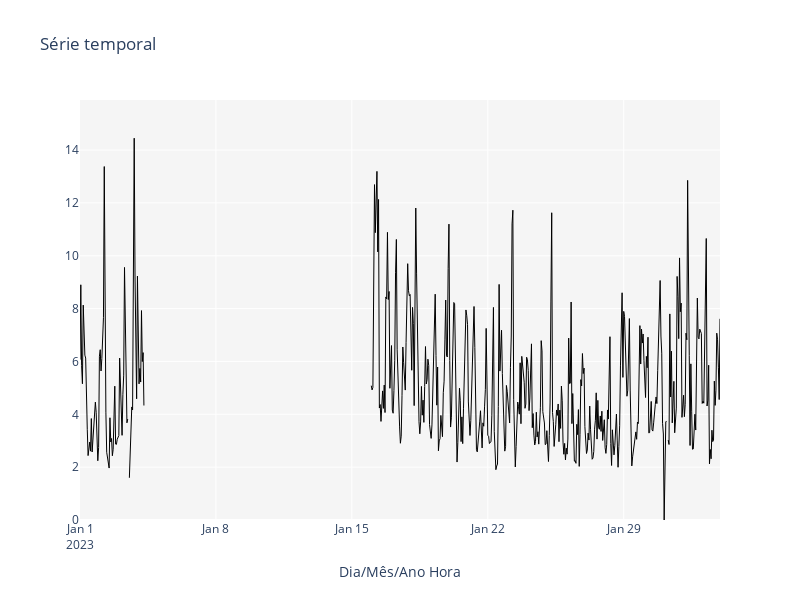

The notebook cell this image was saved under:
### Markdown cell above
### OPÇÃO PARA RODAR SEM OS WIDGETS

### Code cell
import pandas as pd
import ipywidgets as widgets
from IPython.display import display, clear_output, HTML
from itables import show
import itables.options as opt
import base64
from io import BytesIO
import matplotlib.pyplot as plt
import os
import numpy as np
from plotly.subplots import make_subplots
import plotly.graph_objects as go
import warnings
warnings.filterwarnings('ignore')

filename = 'BA0007RA004.csv'
pollutant = 'NO2'
start_date = pd.to_datetime('2023-01-01').date()
end_date = pd.to_datetime('2023-02-02').date()


# Settings
DATA_FOLDER = 'https://lcqar.ufsc.br/files/2023'  # adjust as needed
#AVAILABLE_STATIONS = ['RS0009', 'station2', 'station3']
#AVAILABLE_POLLUTANTS = ['MP10', 'PM2.5', 'CO', 'NO2']

# Lendo o csv
aqmData = pd.read_csv('https://lcqar.ufsc.br/files/2023/Monitoramento_QAr_BR_teste.csv',encoding = 'unicode_escape')


def tratar_dados(df):
    # Convert all to string first
    hour_str = df['HORA'].astype(str)
    df['datetime'] = pd.to_datetime({
      'year': df['ANO'],
      'month': df['MES'],
      'day': df['DIA'],
      'hour': df['HORA'],        
    }, errors='coerce')
    # Substitui , por . 
    df['VALOR'] = df['VALOR'].replace(',', '.', regex=True).copy()
    # Converte para float, forçando erro para NaN
    df['VALOR'] = pd.to_numeric(df['VALOR'], errors='coerce').copy()
    # Transforma valores negativos em NaN
    df.loc[df['VALOR'] < 0, 'VALOR'] = np.nan
    #print(df)
    time_range = pd.date_range(df['datetime'].min(), df['datetime'].max(), freq='h').to_series(name='datetime')
    df = pd.merge(time_range, df,how='left')
    #df = df.set_index('datetime', drop=False)
    df['datetime'] = pd.to_datetime(df['datetime']).copy()
    return df
    
def split_nan_segments(x, y):
    """Splits x and y into segments where y is not NaN"""
    segments = []
    x = np.array(x)
    y = np.array(y)
    
    isnan = np.isnan(y)
    start = 0
    for i in range(1, len(y)):
        if isnan[i] and not isnan[i-1]:
            segments.append((x[start:i], y[start:i]))
            start = i + 1
        elif not isnan[i] and isnan[i-1]:
            start = i
    if not isnan[-1]:
        segments.append((x[start:], y[start:]))
    return segments
    
def iterative_raw_timeseries(df):
    df = tratar_dados(df)
    dates = df['datetime']
    # Create the figure
    #fig = go.Figure()
    fig = make_subplots(rows=1, cols=1) 
    # raw
    
    segments = split_nan_segments(df['datetime'], df.VALOR)
    for seg_x, seg_y in segments:
        fig.add_trace(go.Scatter(
            x=seg_x,
            y=seg_y,
            #fill='tozeroy',
            line=dict(color='rgba(0, 0, 0, 1.5)', width=1),
            #fillcolor='rgba(255,255,255,1)',
            #fillcolor='rgba(153, 153, 255,0.1)',
            showlegend=False,
            name='Concentração',
            mode='lines',
            connectgaps=False
        ))
        
    # Update layout for better presentation
    fig.update_layout(
        title='Série temporal',
        hovermode='x unified', # Shows hover info for all traces at a given x-coordinate
        height=600, width=800,
        plot_bgcolor='rgba(0.8,0.8,0.8,0.2)',
        yaxis_range=[0, df.VALOR.max()*1.1])
    
    unidade = '(ug/m³)'
    fig.update_yaxes(title_text="Concentração<br>Série completa"+unidade, row=5, col=1)
    fig.update_xaxes(title_text="Dia/Mês/Ano Hora")
    
    #fig.add_hrect(y0=50, y1=df.VALOR.max(), line_width=0, 
    #              layer="below",fillcolor="red", opacity=.3) 
    
    return fig

filepath = os.path.join(DATA_FOLDER+'/'+pollutant+'/', filename)
loaded_df = pd.read_csv(filepath)
loaded_df = tratar_dados(loaded_df)
mask = (loaded_df['datetime'].dt.date >= start_date) & (loaded_df['datetime'].dt.date <= end_date)
loaded_df = loaded_df.loc[mask]
fig = iterative_raw_timeseries(loaded_df)
display(fig)

import os
import pandas as pd
from IPython.display import display, HTML
from typing import List
import pandas as pd
import warnings
import numpy as np
warnings.filterwarnings('ignore')
from itables import init_notebook_mode, show
import itables.options as opt
init_notebook_mode(all_interactive=True)
opt.maxBytes = 0
# Configure global options
opt.classes = "display compact stripe"
opt.columnDefs = [{"targets": "_all", "className": "dt-rigth"},   
                  {"targets": [0,1],  # First column
                   "width": "60px",  # or "10%" if you prefer relative size
                   "className": "dt-right"  # optional: left-align
                  },]  # Align text right
opt.style = "font-size: 11px; white-space: normal;div.dt-buttons button {font-size: 10px !important; padding: 4px 6px;"  # Apply font size and enable wrapping
opt.lengthMenu = [5, 10, 25]
show(loaded_df, 
         buttons=["copyHtml5", "csvHtml5", "excelHtml5","columnsToggle"],
         layout={"top1": "searchPanes"},
         searchPanes={"layout": "columns-3", "cascadePanes": True, "columns": [0,1,2,3]},
         allow_html=True,
         keys=True,
         escape=False,
         index=False,)

### Figure 1 — Plotly figure (JSON) as saved in the notebook; plotly's stock layout.template omitted (floating-point values rounded to 4 significant figures; data arrays with more than 128 entries replaced by an {"elided": "..."} marker saying what was removed)
{"data": [{"connectgaps": false, "line": {"color": "rgba(0, 0, 0, 1.5)", "width": 1}, "mode": "lines", "name": "Concentração", "showlegend": false, "type": "scatter", "x": ["2023-01-01T00:00:00.000000000", "2023-01-01T01:00:00.000000000", "2023-01-01T02:00:00.000000000", "2023-01-01T03:00:00.000000000", "2023-01-01T04:00:00.000000000", "2023-01-01T05:00:00.000000000", "2023-01-01T06:00:00.000000000", "2023-01-01T07:00:00.000000000", "2023-01-01T08:00:00.000000000", "2023-01-01T09:00:00.000000000", "2023-01-01T10:00:00.000000000", "2023-01-01T11:00:00.000000000", "2023-01-01T12:00:00.000000000", "2023-01-01T13:00:00.000000000", "2023-01-01T14:00:00.000000000", "2023-01-01T15:00:00.000000000", "2023-01-01T16:00:00.000000000", "2023-01-01T17:00:00.000000000", "2023-01-01T18:00:00.000000000", "2023-01-01T19:00:00.000000000", "2023-01-01T20:00:00.000000000", "2023-01-01T21:00:00.000000000", "2023-01-01T22:00:00.000000000", "2023-01-01T23:00:00.000000000", "2023-01-02T00:00:00.000000000", "2023-01-02T01:00:00.000000000", "2023-01-02T02:00:00.000000000", "2023-01-02T03:00:00.000000000", "2023-01-02T04:00:00.000000000", "2023-01-02T05:00:00.000000000", "2023-01-02T06:00:00.000000000", "2023-01-02T07:00:00.000000000", "2023-01-02T08:00:00.000000000", "2023-01-02T09:00:00.000000000", "2023-01-02T10:00:00.000000000", "2023-01-02T11:00:00.000000000", "2023-01-02T12:00:00.000000000", "2023-01-02T13:00:00.000000000", "2023-01-02T14:00:00.000000000", "2023-01-02T15:00:00.000000000", "2023-01-02T16:00:00.000000000", "2023-01-02T17:00:00.000000000", "2023-01-02T18:00:00.000000000", "2023-01-02T19:00:00.000000000", "2023-01-02T20:00:00.000000000", "2023-01-02T21:00:00.000000000", "2023-01-02T22:00:00.000000000", "2023-01-02T23:00:00.000000000", "2023-01-03T00:00:00.000000000", "2023-01-03T01:00:00.000000000", "2023-01-03T02:00:00.000000000", "2023-01-03T03:00:00.000000000", "2023-01-03T04:00:00.000000000", "2023-01-03T05:00:00.000000000", "2023-01-03T06:00:00.000000000", "2023-01-03T07:00:00.000000000", "2023-01-03T08:00:00.000000000", "2023-01-03T09:00:00.000000000", "2023-01-03T10:00:00.000000000", "2023-01-03T11:00:00.000000000"], "y": [6.068, 8.901, 5.838, 5.156, 8.132, 6.871, 6.24, 6.129, 4.004, 3.433, 2.437, 2.805, 2.952, 2.606, 3.839, 2.573, 3.083, 3.756, 4.007, 4.461, 4.077, 2.943, 2.242, 2.741, 6.197, 6.445, 5.639, 6.109, 6.919, 7.655, 13.38, 6.365, 4.08, 2.563, 2.296, 2.072, 1.966, 3.869, 2.953, 3.085, 2.431, 2.67, 3.722, 5.064, 2.873, 2.861, 3.053, 3.16, 3.196, 6.127, 4.902, 3.833, 3.204, 4.757, 5.482, 9.558, 6.908, 5.261, 3.677, 3.821]}, {"connectgaps": false, "line": {"color": "rgba(0, 0, 0, 1.5)", "width": 1}, "mode": "lines", "name": "Concentração", "showlegend": false, "type": "scatter", "x": ["2023-01-03T13:00:00.000000000", "2023-01-03T14:00:00.000000000", "2023-01-03T15:00:00.000000000", "2023-01-03T16:00:00.000000000", "2023-01-03T17:00:00.000000000", "2023-01-03T18:00:00.000000000", "2023-01-03T19:00:00.000000000", "2023-01-03T20:00:00.000000000", "2023-01-03T21:00:00.000000000", "2023-01-03T22:00:00.000000000", "2023-01-03T23:00:00.000000000", "2023-01-04T00:00:00.000000000", "2023-01-04T01:00:00.000000000", "2023-01-04T02:00:00.000000000", "2023-01-04T03:00:00.000000000", "2023-01-04T04:00:00.000000000", "2023-01-04T05:00:00.000000000", "2023-01-04T06:00:00.000000000", "2023-01-04T07:00:00.000000000"], "y": [1.597, 2.5, 2.662, 4.278, 4.166, 13.2, 14.45, 9.233, 6.239, 4.586, 9.229, 7.74, 5.152, 5.735, 5.22, 7.925, 5.996, 6.334, 4.333]}, {"connectgaps": false, "line": {"color": "rgba(0, 0, 0, 1.5)", "width": 1}, "mode": "lines", "name": "Concentração", "showlegend": false, "type": "scatter", "x": {"elided": "366 str values"}, "y": {"elided": "366 float values"}}, {"connectgaps": false, "line": {"color": "rgba(0, 0, 0, 1.5)", "width": 1}, "mode": "lines", "name": "Concentração", "showlegend": false, "type": "scatter", "x": ["2023-01-31T07:00:00.000000000", "2023-01-31T08:00:00.000000000", "2023-01-31T09:00:00.000000000", "2023-01-31T10:00:00.000000000", "2023-01-31T11:00:00.000000000", "2023-01-31T12:00:00.000000000", "2023-01-31T13:00:00.000000000", "2023-01-31T14:00:00.000000000", "2023-01-31T15:00:00.000000000", "2023-01-31T16:00:00.000000000", "2023-01-31T17:00:00.000000000", "2023-01-31T18:00:00.000000000", "2023-01-31T19:00:00.000000000", "2023-01-31T20:00:00.000000000", "2023-01-31T21:00:00.000000000", "2023-01-31T22:00:00.000000000", "2023-01-31T23:00:00.000000000", "2023-02-01T00:00:00.000000000", "2023-02-01T01:00:00.000000000", "2023-02-01T02:00:00.000000000", "2023-02-01T03:00:00.000000000", "2023-02-01T04:00:00.000000000", "2023-02-01T05:00:00.000000000", "2023-02-01T06:00:00.000000000", "2023-02-01T07:00:00.000000000", "2023-02-01T08:00:00.000000000", "2023-02-01T09:00:00.000000000", "2023-02-01T10:00:00.000000000", "2023-02-01T11:00:00.000000000", "2023-02-01T12:00:00.000000000", "2023-02-01T13:00:00.000000000", "2023-02-01T14:00:00.000000000", "2023-02-01T15:00:00.000000000", "2023-02-01T16:00:00.000000000", "2023-02-01T17:00:00.000000000", "2023-02-01T18:00:00.000000000", "2023-02-01T19:00:00.000000000", "2023-02-01T20:00:00.000000000", "2023-02-01T21:00:00.000000000", "2023-02-01T22:00:00.000000000", "2023-02-01T23:00:00.000000000", "2023-02-02T00:00:00.000000000", "2023-02-02T01:00:00.000000000", "2023-02-02T02:00:00.000000000", "2023-02-02T03:00:00.000000000", "2023-02-02T04:00:00.000000000", "2023-02-02T05:00:00.000000000", "2023-02-02T06:00:00.000000000", "2023-02-02T07:00:00.000000000", "2023-02-02T08:00:00.000000000", "2023-02-02T09:00:00.000000000", "2023-02-02T10:00:00.000000000", "2023-02-02T11:00:00.000000000", "2023-02-02T12:00:00.000000000", "2023-02-02T13:00:00.000000000", "2023-02-02T14:00:00.000000000", "2023-02-02T15:00:00.000000000", "2023-02-02T16:00:00.000000000", "2023-02-02T17:00:00.000000000", "2023-02-02T18:00:00.000000000", "2023-02-02T19:00:00.000000000", "2023-02-02T20:00:00.000000000", "2023-02-02T21:00:00.000000000", "2023-02-02T22:00:00.000000000", "2023-02-02T23:00:00.000000000"], "y": [3.025, 2.857, 7.799, 4.654, 6.388, 3.675, 4.502, 5.248, 3.301, 3.939, 4.235, 9.218, 8.463, 6.862, 9.918, 7.881, 8.208, 3.884, 4.654, 4.722, 3.909, 4.379, 7.07, 6.819, 12.85, 10.49, 6.229, 2.819, 5.909, 4.12, 2.677, 2.69, 3.753, 4.002, 3.404, 5.271, 8.399, 6.918, 6.855, 7.223, 7.075, 7.056, 4.411, 4.497, 4.42, 6.444, 6.925, 10.65, 4.313, 4.537, 5.857, 2.125, 2.671, 2.317, 3.398, 2.966, 3.021, 5.256, 4.337, 4.911, 7.07, 6.821, 5.783, 4.558, 7.614]}], "layout": {"height": 600, "hovermode": "x unified", "plot_bgcolor": "rgba(0.8,0.8,0.8,0.2)", "title": {"text": "Série temporal"}, "width": 800, "xaxis": {"anchor": "y", "domain": [0, 1], "title": {"text": "Dia/Mês/Ano Hora"}}, "yaxis": {"anchor": "x", "domain": [0, 1], "range": [0, 15.89]}}}
